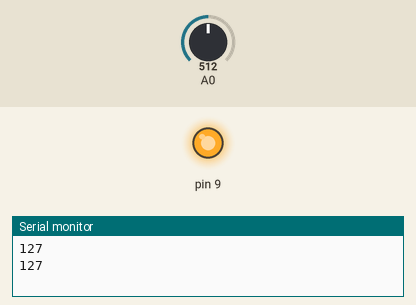
This sketch was run on a simulated Arduino Uno, built with avr-gcc and run on an emulated ATmega328P. On the bench: output pins drawn as LEDs (lit = HIGH), the last lines printed to the serial monitor. The test bench sets the inputs (shaded band); at power-on: A0 = 512.

Above: at 3.9 s.
4.0 s: A0 set to 422
8.0 s: A0 set to 398
At 10.7 s:
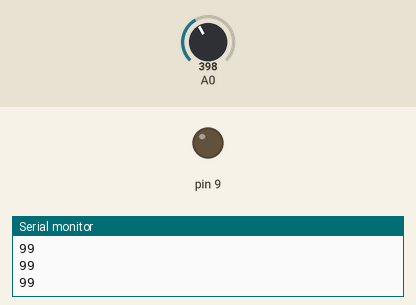
12.0 s: A0 set to 511
At 13.0 s:
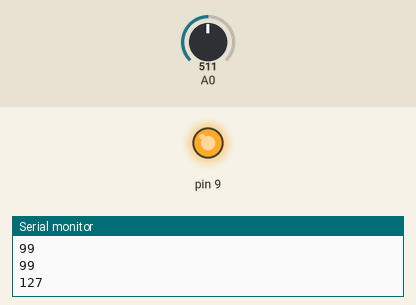
16.0 s: A0 set to 306
At 19.0 s:
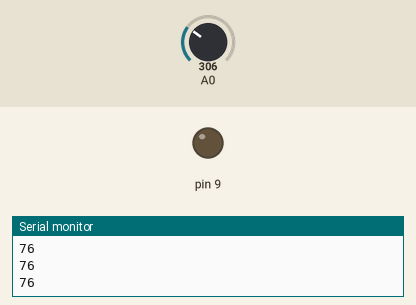
Timing chart, 0 to 20.5 s (numbered marks = the images above; inputs shaded):
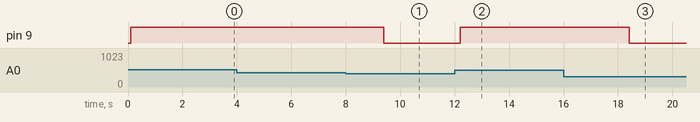

The sketch:

sensor.ino
```cpp
#include <LiquidCrystal.h>

  int  sensorValue=0;
  long outputValue=0;
void setup() {
pinMode(A0,INPUT);
  pinMode(9,OUTPUT);
  Serial.begin(9600);

// put your setup code here, to run once:

}

void loop() {

  sensorValue=analogRead(A0);
  outputValue=map(sensorValue,0,1023,0,255);
  Serial.println(outputValue);
  delay(100);
  if(outputValue>100)
  {
    digitalWrite(9,HIGH);
    delay(3000);
  }
    else
    {
    digitalWrite(9,LOW);
    delay(100);
  }

  // put your main code here, to run repeatedly:

}
```

Measured:
- the behaviour switches between 406 and 405 on A0 (found by bisection; images 0 and 1)
- after the input at 8.0 s, pin 9: HIGH → LOW after 1.4 s
- after the input at 12.0 s, pin 9: LOW → HIGH after 0.21 s
- after the input at 16.0 s, pin 9: HIGH → LOW after 2.4 s
